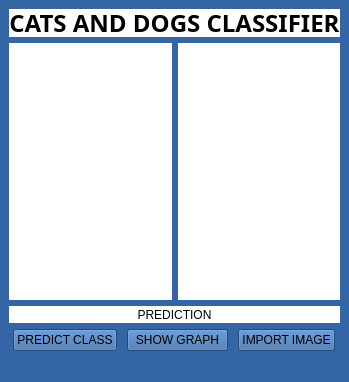
<?xml version="1.0" encoding="UTF-8"?>
<ui version="4.0">
 <class>MainWindow</class>
 <widget class="QMainWindow" name="MainWindow">
  <property name="geometry">
   <rect>
    <x>0</x>
    <y>0</y>
    <width>334</width>
    <height>382</height>
   </rect>
  </property>
  <property name="sizePolicy">
   <sizepolicy hsizetype="Fixed" vsizetype="Fixed">
    <horstretch>0</horstretch>
    <verstretch>0</verstretch>
   </sizepolicy>
  </property>
  <property name="minimumSize">
   <size>
    <width>0</width>
    <height>0</height>
   </size>
  </property>
  <property name="maximumSize">
   <size>
    <width>334</width>
    <height>382</height>
   </size>
  </property>
  <property name="windowTitle">
   <string>CATS AND DOGS CLASSIFIER</string>
  </property>
  <property name="styleSheet">
   <string notr="true">background-color: rgb(52, 101, 164);</string>
  </property>
  <widget class="QWidget" name="centralwidget">
   <layout class="QVBoxLayout" name="verticalLayout">
    <item>
     <widget class="QLabel" name="label_5">
      <property name="maximumSize">
       <size>
        <width>16777215</width>
        <height>28</height>
       </size>
      </property>
      <property name="font">
       <font>
        <family>Ubuntu Condensed</family>
        <pointsize>18</pointsize>
        <weight>75</weight>
        <bold>true</bold>
       </font>
      </property>
      <property name="styleSheet">
       <string notr="true">background-color: rgb(255, 255, 255);</string>
      </property>
      <property name="text">
       <string>CATS AND DOGS CLASSIFIER</string>
      </property>
      <property name="alignment">
       <set>Qt::AlignCenter</set>
      </property>
     </widget>
    </item>
    <item>
     <layout class="QHBoxLayout" name="horizontalLayout">
      <item>
       <widget class="QLabel" name="label_4">
        <property name="sizePolicy">
         <sizepolicy hsizetype="Preferred" vsizetype="Preferred">
          <horstretch>0</horstretch>
          <verstretch>0</verstretch>
         </sizepolicy>
        </property>
        <property name="styleSheet">
         <string notr="true">background-color: rgb(255, 255, 255);</string>
        </property>
        <property name="text">
         <string/>
        </property>
        <property name="pixmap">
         <pixmap>:/images/gcs logo.png</pixmap>
        </property>
        <property name="alignment">
         <set>Qt::AlignCenter</set>
        </property>
       </widget>
      </item>
      <item>
       <widget class="QLabel" name="label_6">
        <property name="styleSheet">
         <string notr="true">background-color: rgb(255, 255, 255);</string>
        </property>
        <property name="text">
         <string/>
        </property>
        <property name="pixmap">
         <pixmap>:/images/gcs logo.png</pixmap>
        </property>
       </widget>
      </item>
     </layout>
    </item>
    <item>
     <widget class="QLabel" name="Label_show_presiction">
      <property name="maximumSize">
       <size>
        <width>16777215</width>
        <height>17</height>
       </size>
      </property>
      <property name="styleSheet">
       <string notr="true">background-color: rgb(255, 255, 255);</string>
      </property>
      <property name="text">
       <string>PREDICTION</string>
      </property>
      <property name="alignment">
       <set>Qt::AlignCenter</set>
      </property>
     </widget>
    </item>
    <item>
     <layout class="QHBoxLayout" name="horizontalLayout_2">
      <item>
       <widget class="QPushButton" name="btn_predict_class">
        <property name="sizePolicy">
         <sizepolicy hsizetype="Fixed" vsizetype="Fixed">
          <horstretch>0</horstretch>
          <verstretch>0</verstretch>
         </sizepolicy>
        </property>
        <property name="text">
         <string>PREDICT CLASS</string>
        </property>
       </widget>
      </item>
      <item>
       <widget class="QPushButton" name="btn_show_graph">
        <property name="maximumSize">
         <size>
          <width>101</width>
          <height>16777215</height>
         </size>
        </property>
        <property name="text">
         <string>SHOW GRAPH</string>
        </property>
       </widget>
      </item>
      <item>
       <widget class="QPushButton" name="btn_import_image">
        <property name="sizePolicy">
         <sizepolicy hsizetype="Fixed" vsizetype="Fixed">
          <horstretch>0</horstretch>
          <verstretch>0</verstretch>
         </sizepolicy>
        </property>
        <property name="text">
         <string>IMPORT IMAGE</string>
        </property>
       </widget>
      </item>
     </layout>
    </item>
   </layout>
  </widget>
  <widget class="QMenuBar" name="menubar">
   <property name="geometry">
    <rect>
     <x>0</x>
     <y>0</y>
     <width>334</width>
     <height>22</height>
    </rect>
   </property>
  </widget>
  <widget class="QStatusBar" name="statusbar"/>
 </widget>
 <resources>
  <include location="nx.qrc"/>
 </resources>
 <connections/>
</ui>
